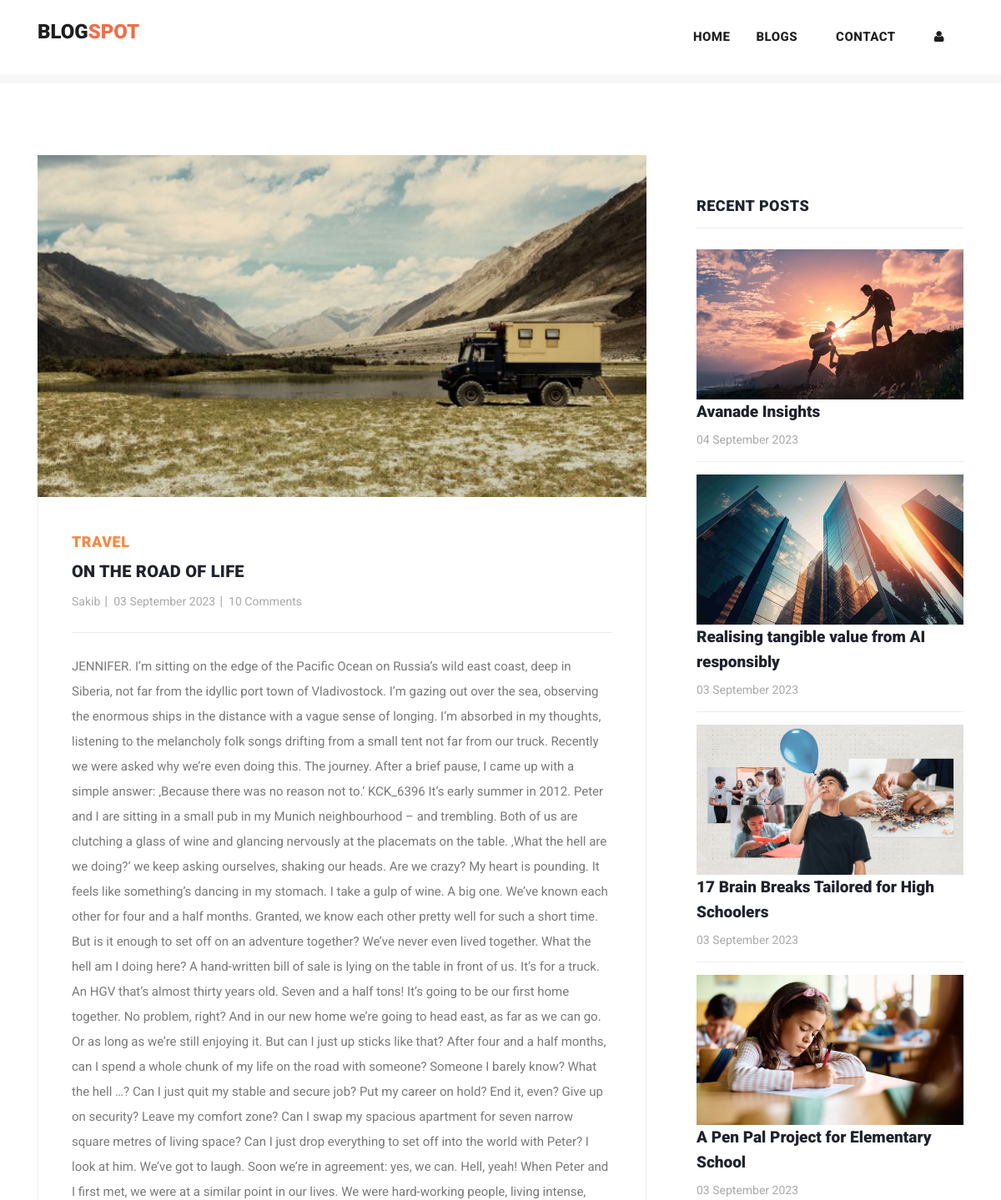
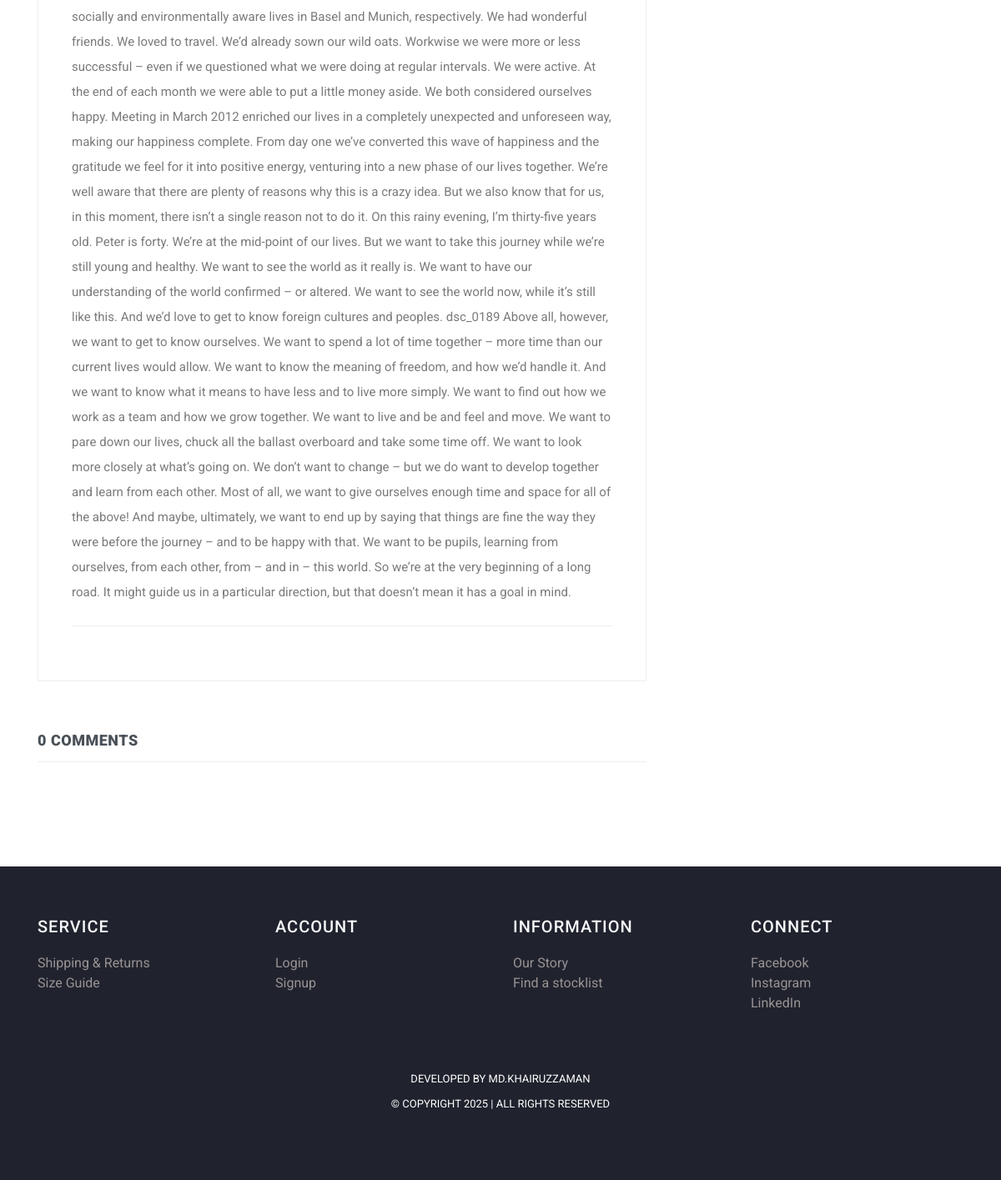
The page /post/18 on the database its author committed (2 pictures, top to bottom).
### myapp/models.py (models this page shows, shortened)
class Post(models.Model):
    postname = models.CharField(max_length=600)
    category = models.CharField(max_length=600)
    image = models.ImageField(upload_to='images/posts',blank=True,null=True)
    content = models.CharField(max_length=100000)
    time = models.CharField(default=time,max_length=100, blank=True)
    likes = models.IntegerField(null=True,blank=True,default=0)
    user = models.ForeignKey(User,on_delete=models.CASCADE)

### myapp/views.py (the view)
# urls.py: path("post/<int:id>",views.post,name="post"),
def post(request,id):
    post = Post.objects.get(id=id)
    return render(request,"post-details.html",{
        "user":request.user,
        'post':Post.objects.get(id=id),
        'recent_posts':Post.objects.all().order_by("-id"),
        'media_url':settings.MEDIA_URL,
        'comments':Comment.objects.filter(post_id = post.id),
        'total_comments': len(Comment.objects.filter(post_id = post.id))
    })

### templates/post-details.html (shortened to what this page needs)
{% load static %}
<!DOCTYPE html>
<html lang="en">
  <head>
    <link href="https://cdn.jsdelivr.net/npm/bootstrap@5.3.0-alpha3/dist/css/bootstrap.min.css" rel="stylesheet">
    <link href="{% static 'vendor/bootstrap/css/bootstrap.min.css' %}" rel="stylesheet">
    <link rel="stylesheet" href="{% static 'assets/css/fontawesome.css' %}">
    <link rel="stylesheet" href="{% static 'assets/css/templatemo-stand-blog.css' %}">
    <link rel="stylesheet" href="{% static 'assets/css/owl.css' %}">
  </head>
  <body>
    {%include 'header.html'%}
    <section class="blog-posts grid-system">
      <div class="container">
        <div class="row">
          <div class="col-lg-8">
            <div class="all-blog-posts">
              <div class="row">
                <div class="col-lg-12">
                  <div class="blog-post">
                    <div class="blog-thumb">
                      <img src="{{media_url}}{{post.image}}" alt="post_image">
                    </div>
                    <div class="down-content">
                      <span>{{post.category}}</span>
                      <a><h4>{{post.postname}}</h4></a>
                      <ul class="post-info">
                        <li><a href="#">{{post.user}}</a></li>
                        <li><a href="#">{{post.time}}</a></li>
                        <li><a href="#">10 Comments</a></li>
                      </ul>
                      <p>{{post.content}}</p>
                    </div>
                  </div>
                </div>
                <div class="col-lg-12">
                  <div class="sidebar-item comments">
                    <div class="sidebar-heading">
                      <h2 class="text-dark-emphasis">{{total_comments}} comments</h2>
                    </div>
                  </div>
                </div>
              </div>
            </div>
          </div>
          <div class="col-lg-4">
            <div class="sidebar">
              <div class="row">
                <div class="col-lg-12">
                  <div class="sidebar-item recent-posts">
                    <div class="sidebar-heading">
                      <h2>Recent Posts</h2>
                    </div>
                    <div class="content">
                      <ul>
                        {% for post in recent_posts|slice:"0:4" %}
                        <li>
                          <img src="{{media_url}}{{post.image}}" class="img-fluid" alt="">
                          <a href="post-details.html">
                            <a href="{% url 'post' post.id %}" class="text-decoration-none text-dark"><h5>{{post.postname}}</h5></a>
                          <span>{{post.time}}</span>
                        </a></li>
                        {% endfor %}
                      </ul>
                    </div>
                  </div>
                </div>
              </div>
            </div>
          </div>
        </div>
      </div>
    </section>
   {% include "footer.html" %}
  </body>
</html>

### static/assets/css/templatemo-stand-blog.css (style rules this page uses)
body { font-family: 'Roboto', sans-serif; overflow-x: hidden; text-rendering: optimizeLegibility; -webkit-font-smoothing: antialiased; -moz-osx-font-smoothing: grayscale; }
p { margin-bottom: 0px; font-size: 15px; font-weight: 400; color: #7a7a7a; line-height: 30px; }
a { text-decoration: none!important; }
ul { padding: 0; margin: 0; list-style: none; }
h1,h2,h3,h4,h5,h6 { margin: 0px; }
.blog-posts { margin-top: 100px; }
.blog-posts .blog-post { margin-bottom: 30px; }
.blog-posts .blog-thumb img { width: 100%; overflow: hidden; }
.blog-posts .down-content { padding: 40px; border-right: 1px solid #eee; border-left: 1px solid #eee; border-bottom: 1px solid #eee; }
.blog-posts .down-content span { font-size: 18px; text-transform: uppercase; letter-spacing: 0.5px; font-weight: 900; color: #f48840; }
.blog-posts .down-content h4 { font-size: 24px; text-transform: capitalize; letter-spacing: 0.5px; font-weight: 900; color: #20232e; margin: 10px 0px 12px 0px; }
.blog-posts .down-content ul.post-info li { display: inline-block; margin-right: 8px; }
.blog-posts .down-content ul.post-info li:after { content: '|'; color: #aaa; margin-left: 8px; }
.blog-posts .down-content h4 { font-size: 20px; letter-spacing: 0.25px; }
.grid-system .down-content ul.post-info li { margin-right: 3px; }
.grid-system .down-content ul.post-info li:after { margin-left: 5px; }
.blog-posts .down-content ul.post-info li:last-child::after { display: none; }
.blog-posts .down-content ul.post-info li a { font-size: 14px; color: #aaa; font-weight: 400; transition: all .3s; }
.blog-posts .down-content p { padding: 25px 0px; margin: 25px 0px; border-top: 1px solid #eee; border-bottom: 1px solid #eee; }
.blog-posts .sidebar-heading h2 { font-size: 18px; text-transform: uppercase; font-weight: 900; letter-spacing: 0.5px; color: #20232e; border-bottom: 1px solid #eee; padding-bottom: 15px; margin-bottom: 25px; }
.blog-posts .comments { margin-top: 30px; }
.sidebar { margin-left: 30px; }
.sidebar .sidebar-item { margin-top: 50px; }
.sidebar .sidebar-heading h2 { font-size: 18px; text-transform: uppercase; font-weight: 900; letter-spacing: 0.5px; color: #20232e; border-bottom: 1px solid #eee; padding-bottom: 15px; margin-bottom: 25px; }
.sidebar .recent-posts ul li { margin-bottom: 15px; padding-bottom: 15px; border-bottom: 1px solid #eee; }
.sidebar .recent-posts ul li:last-child { margin-bottom: 0px; padding-bottom: 0px; border-bottom: none; }
.sidebar .recent-posts ul li h5 { font-size: 19px; font-weight: 900; color: #20232e; line-height: 30px; transition: all 0.3s; }
.sidebar .recent-posts ul li span { display: block; font-size: 14px; color: #aaa; margin-top: 8px; }

### templates/footer.html (style rules this page uses)
h4 { text-align: left; color: #dfdada; letter-spacing: 1px; margin-bottom: 20px; font-size: 20px; }
li { text-decoration: none; text-align: left; }
li a { color: rgb(153, 147, 147); }

### rows shown on the page
Post: image (picture), category "TRAVEL", postname "ON THE ROAD OF LIFE", user "Sakib", time "03 September 2023", content "JENNIFER. I’m sitting on the edge of the Pacific Ocean on Russia’s wild east coast, deep in Siberia, not far from the idyllic port town of Vladivostock. I’m gazing out over the sea, observing the enormous ships in the distance with a vague sense of longing. I’m absorbed in my thoughts, listening to the melancholy folk songs drifting from a small tent not far from our truck. Recently we were asked why we’re even doing this. The journey. After a brief pause, I came up with a simple answer: ‚Because there was no reason not to.‘ KCK_6396 It’s early summer in 2012. Peter and I are sitting in a small pub in my Munich neighbourhood – and trembling. Both of us are clutching a glass of wine and…"
Post: image (picture), postname "Avanade Insights", time "04 September 2023"
Post: image (picture), postname "Realising tangible value from AI responsibly", time "03 September 2023"
Post: image (picture), postname "17 Brain Breaks Tailored for High Schoolers", time "03 September 2023"
Post: image (picture), postname "A Pen Pal Project for Elementary School", time "03 September 2023"

### other values the page prints
{{ total_comments }} "0"
